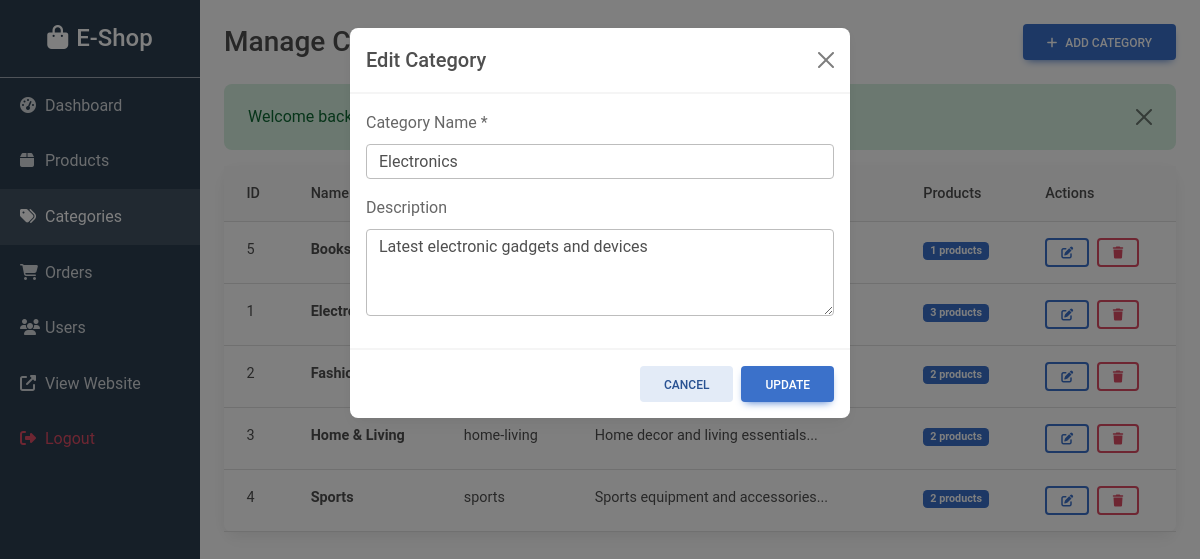
Screenshot of /admin/categories.php?edit=1 (signed in) with the database file from the repository.
### tables this page shows
CREATE TABLE IF NOT EXISTS categories (
    id INT AUTO_INCREMENT PRIMARY KEY,
    name VARCHAR(100) NOT NULL,
    slug VARCHAR(100) NOT NULL UNIQUE,
    description TEXT,
    image VARCHAR(255),
    status TINYINT DEFAULT 1,
    created_at TIMESTAMP DEFAULT CURRENT_TIMESTAMP
);

### admin/categories.php (the view, shortened to what this page needs)
<?php
require_once '../includes/db_connect.php';
$categories = $conn->query("SELECT * FROM categories WHERE status = 1 ORDER BY name");
$editCategory = null;
if (isset($_GET['edit'])) {
    $editId = intval($_GET['edit']);
    $result = $conn->query("SELECT * FROM categories WHERE id = $editId");
    $editCategory = $result->fetch_assoc();
}
?>
<!DOCTYPE html>
<html lang="en">
<head>
    <link href="https://cdnjs.cloudflare.com/ajax/libs/mdb-ui-kit/6.4.0/mdb.min.css" rel="stylesheet">
    <link href="https://cdnjs.cloudflare.com/ajax/libs/font-awesome/6.4.0/css/all.min.css" rel="stylesheet">
</head>
<body>
    <div class="container-fluid">
        <div class="row">
            <div class="col-md-3 col-lg-2 px-0 admin-sidebar">
                <div class="d-flex align-items-center justify-content-center py-4 border-bottom border-secondary">
                    <h4 class="text-white mb-0"><i class="fas fa-shopping-bag me-2"></i>E-Shop</h4>
                </div>
                <nav class="nav flex-column">
                    <a href="index.php" class="nav-link"><i class="fas fa-tachometer-alt"></i>Dashboard</a>
                    <a href="products.php" class="nav-link"><i class="fas fa-box"></i>Products</a>
                    <a href="categories.php" class="nav-link active"><i class="fas fa-tags"></i>Categories</a>
                    <a href="orders.php" class="nav-link"><i class="fas fa-shopping-cart"></i>Orders</a>
                    <a href="users.php" class="nav-link"><i class="fas fa-users"></i>Users</a>
                    <a href="../index.php" class="nav-link" target="_blank"><i class="fas fa-external-link-alt"></i>View Website</a>
                    <a href="../logout.php" class="nav-link text-danger"><i class="fas fa-sign-out-alt"></i>Logout</a>
                </nav>
            </div>
            <div class="col-md-9 col-lg-10 p-4">
                <div class="d-flex justify-content-between align-items-center mb-4">
                    <h3 class="mb-0">Manage Categories</h3>
                    <button type="button" class="btn btn-primary" data-mdb-toggle="modal" data-mdb-target="#categoryModal">
                        <i class="fas fa-plus me-2"></i>Add Category
                    </button>
                </div>
                <div class="card">
                    <div class="card-body p-0">
                        <div class="table-responsive">
                            <table class="table table-hover mb-0">
                                <thead class="bg-light">
                                    <tr>
                                        <th>ID</th>
                                        <th>Name</th>
                                        <th>Slug</th>
                                        <th>Description</th>
                                        <th>Products</th>
                                        <th>Actions</th>
                                    </tr>
                                </thead>
                                <tbody>
                                    <?php while($category = $categories->fetch_assoc()):
                                        $productCount = $conn->query("SELECT COUNT(*) as count FROM products WHERE category_id = {$category['id']} AND status = 1")->fetch_assoc()['count'];
                                    ?>
                                    <tr>
                                        <td><?php echo $category['id']; ?></td>
                                        <td><strong><?php echo $category['name']; ?></strong></td>
                                        <td><?php echo $category['slug']; ?></td>
                                        <td><?php echo substr($category['description'], 0, 50); ?>...</td>
                                        <td><span class="badge bg-primary"><?php echo $productCount; ?> products</span></td>
                                        <td>
                                            <a href="categories.php?edit=<?php echo $category['id']; ?>" class="btn btn-sm btn-outline-primary me-1"><i class="fas fa-edit"></i></a>
                                            <a href="categories.php?delete=<?php echo $category['id']; ?>" class="btn btn-sm btn-outline-danger" onclick="return confirm('Are you sure? This will not delete associated products.')"><i class="fas fa-trash"></i></a>
                                        </td>
                                    </tr>
                                    <?php endwhile; ?>
                                </tbody>
                            </table>
                        </div>
                    </div>
                </div>
            </div>
        </div>
    </div>
    <div class="modal fade" id="categoryModal" tabindex="-1">
        <div class="modal-dialog">
            <div class="modal-content">
                <div class="modal-header">
                    <h5 class="modal-title"><?php echo $editCategory ? 'Edit' : 'Add'; ?> Category</h5>
                    <button type="button" class="btn-close" data-mdb-dismiss="modal"></button>
                </div>
                <form method="POST" action="">
                    <div class="modal-body">
                        <div class="mb-3">
                            <label class="form-label">Category Name *</label>
                            <input type="text" name="name" class="form-control" value="<?php echo $editCategory['name'] ?? ''; ?>" required>
                        </div>
                        <div class="mb-3">
                            <label class="form-label">Description</label>
                            <textarea name="description" class="form-control" rows="3"><?php echo $editCategory['description'] ?? ''; ?></textarea>
                        </div>
                    </div>
                    <div class="modal-footer">
                        <button type="button" class="btn btn-secondary" data-mdb-dismiss="modal">Cancel</button>
                        <button type="submit" class="btn btn-primary"><?php echo $editCategory ? 'Update' : 'Add'; ?></button>
                    </div>
                </form>
            </div>
        </div>
    </div>
</body>
</html>

### admin/categories.php (style rules this page uses)
.admin-sidebar { min-height: 100vh; background: #2c3e50; }
.admin-sidebar .nav-link { color: rgba(255,255,255,0.8); padding: 15px 20px; }
.admin-sidebar .nav-link:hover, .admin-sidebar .nav-link.active { background: rgba(255,255,255,0.1); color: white; }
.admin-sidebar .nav-link i { width: 25px; }

### rows the page displays
categories: id "5", name "Books", productCount "1"
categories: id "1", name "Electronics", productCount "3", description "Latest electronic gadgets and devices"
categories: id "2", name "Fashion"
categories: id "3", name "Home & Living", slug "home-living", description "Home decor and living essentials", productCount "2"
categories: id "4", name "Sports", slug "sports", description "Sports equipment and accessories", productCount "2"

### other values shown
$_SESSION['flash_message'] "Welcome back, Admin!"
